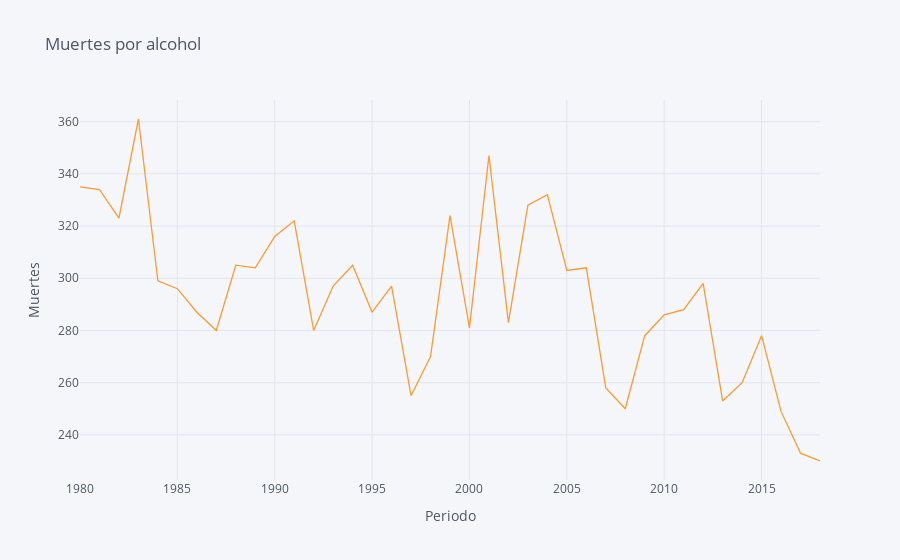

Write notebook code for a chart like this one.
### Code cell
dataset2.iplot(kind='line',
                   y='Total',
                   x='Periodo',
                   
                   xTitle='Periodo',
                   yTitle='Muertes',
                   title='Muertes por alcohol')

### Figure 1 — Plotly figure (JSON) as saved in the notebook; plotly's stock layout.template omitted (floating-point values rounded to 4 significant figures)
{"data": [{"line": {"color": "rgba(255, 153, 51, 1.0)", "dash": "solid", "shape": "linear", "width": 1.3}, "mode": "lines", "name": "Total", "text": "", "type": "scatter", "x": [2018, 2017, 2016, 2015, 2014, 2013, 2012, 2011, 2010, 2009, 2008, 2007, 2006, 2005, 2004, 2003, 2002, 2001, 2000, 1999, 1998, 1997, 1996, 1995, 1994, 1993, 1992, 1991, 1990, 1989, 1988, 1987, 1986, 1985, 1984, 1983, 1982, 1981, 1980], "y": [230, 233, 249, 278, 260, 253, 298, 288, 286, 278, 250, 258, 304, 303, 332, 328, 283, 347, 281, 324, 270, 255, 297, 287, 305, 297, 280, 322, 316, 304, 305, 280, 287, 296, 299, 361, 323, 334, 335]}], "layout": {"legend": {"bgcolor": "#F5F6F9", "font": {"color": "#4D5663"}}, "paper_bgcolor": "#F5F6F9", "plot_bgcolor": "#F5F6F9", "title": {"font": {"color": "#4D5663"}, "text": "Muertes por alcohol"}, "xaxis": {"gridcolor": "#E1E5ED", "showgrid": true, "tickfont": {"color": "#4D5663"}, "title": {"font": {"color": "#4D5663"}, "text": "Periodo"}, "zerolinecolor": "#E1E5ED"}, "yaxis": {"gridcolor": "#E1E5ED", "showgrid": true, "tickfont": {"color": "#4D5663"}, "title": {"font": {"color": "#4D5663"}, "text": "Muertes"}, "zerolinecolor": "#E1E5ED"}}}
